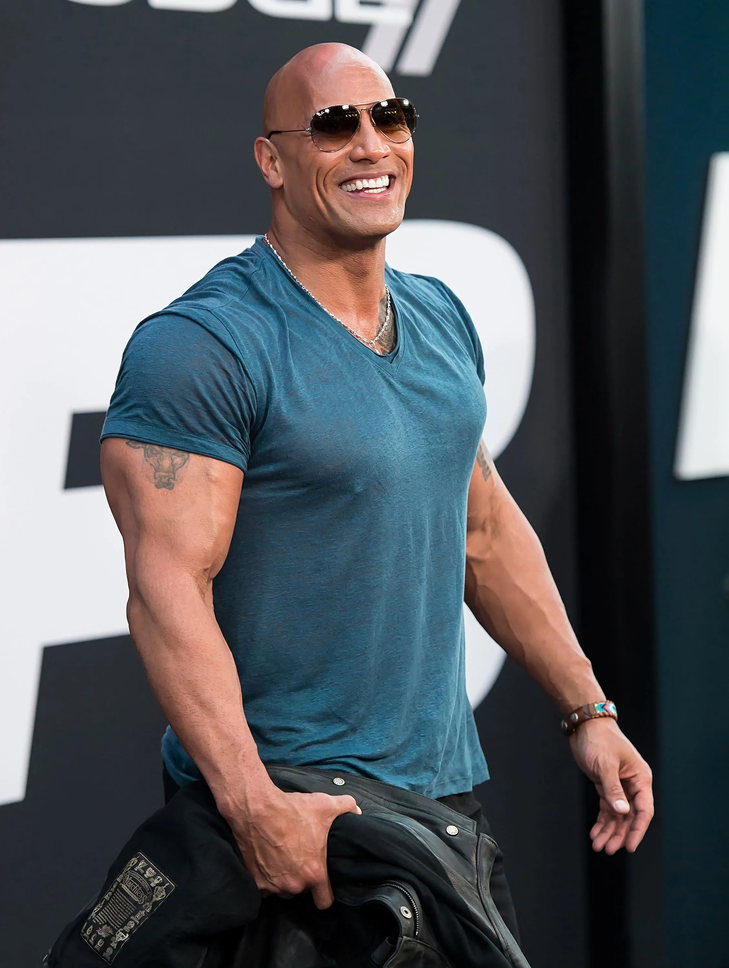
#> input picture therock.png, 729 x 968 px, shrunk from 2259 x 3000 before the run
$ jupyter execute CartoonifyRealImage.ipynb   (shell and % lines are left out)
#> lines starting #> are read from the running program, lines starting #| are printed output that depends on the picture; after the words box and inside, x2 and y2 are one past the last pixel; in counts of white or black regions, pixels touching at a corner belong together
[cell 1]
import cv2
import numpy as np
import matplotlib.pyplot as plt

[cell 2]
plt.rcParams['figure.figsize'] = (12, 6)

[cell 3]
# load the image
img = cv2.imread('therock.png')
#> img is the input picture: shape (968, 729, 3); mean B, G, R 91, 86.4, 81.8
img = cv2.cvtColor(img, cv2.COLOR_BGR2RGB)

plt.axis("off")
plt.imshow(img)

[cell 4]
# edge mask generation
line_size = 7
blur_value = 7

gray_img = cv2.cvtColor(img, cv2.COLOR_RGB2GRAY)
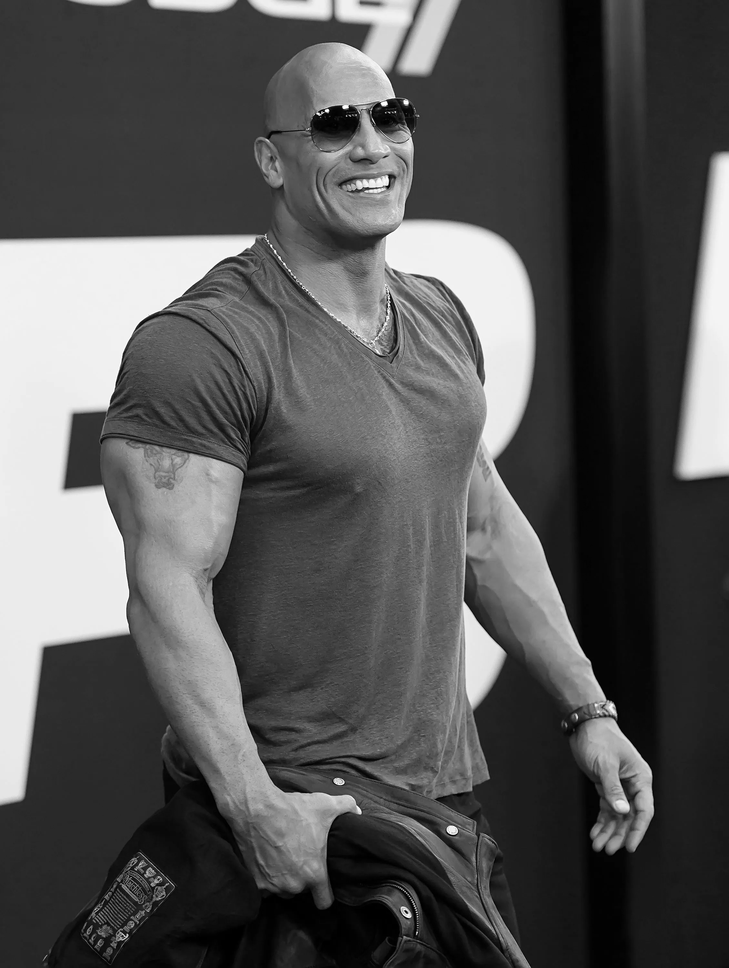
#> gray_img: shape (968, 729); min 0, max 255, mean 85.6
gray_blur = cv2.medianBlur(gray_img, blur_value)
edges = cv2.adaptiveThreshold(gray_blur, 255, cv2.ADAPTIVE_THRESH_MEAN_C, cv2.THRESH_BINARY, line_size, blur_value)
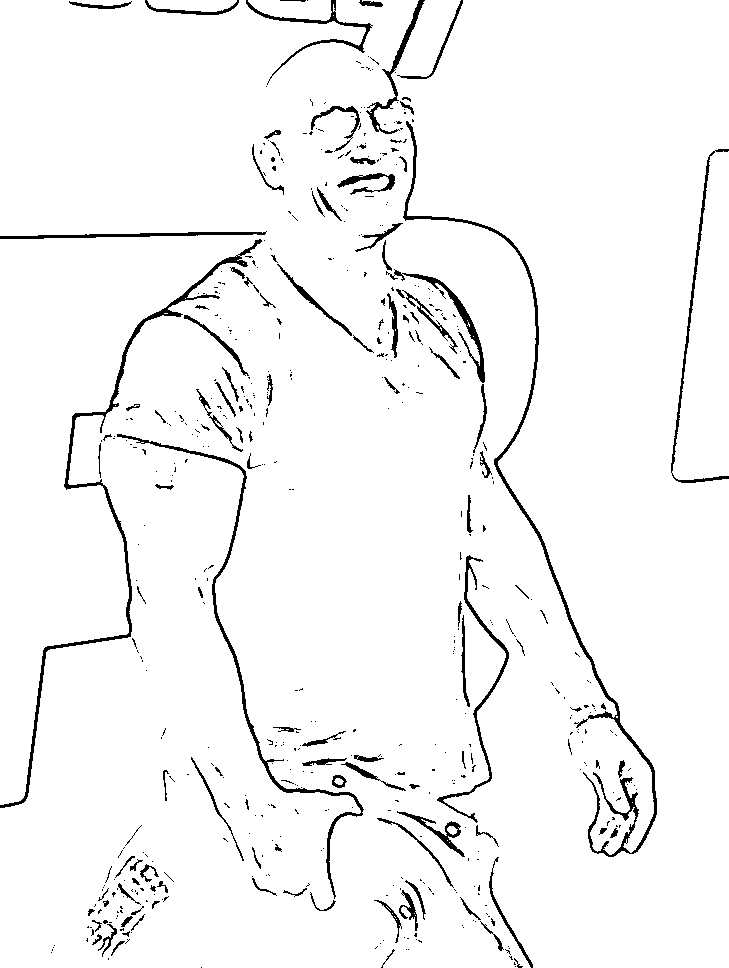
#> edges: shape (968, 729); 96.2% white; 541 black regions (419 under 20 px), largest, box (x1, y1, x2, y2) and area: (403, 121, 657, 857) 3906, (0, 239, 262, 808) 3050, (117, 434, 364, 899) 2155


plt.axis("off")
plt.imshow(edges, cmap='gray')

[cell 5]
 #Color quantization with KMeans clustering
from sklearn.cluster import KMeans

k = 9
data = img.reshape(-1, 3)

kmeans = KMeans(n_clusters=k, random_state=42).fit(data)
img_reduced = kmeans.cluster_centers_[kmeans.labels_]
img_reduced = img_reduced.reshape(img.shape)
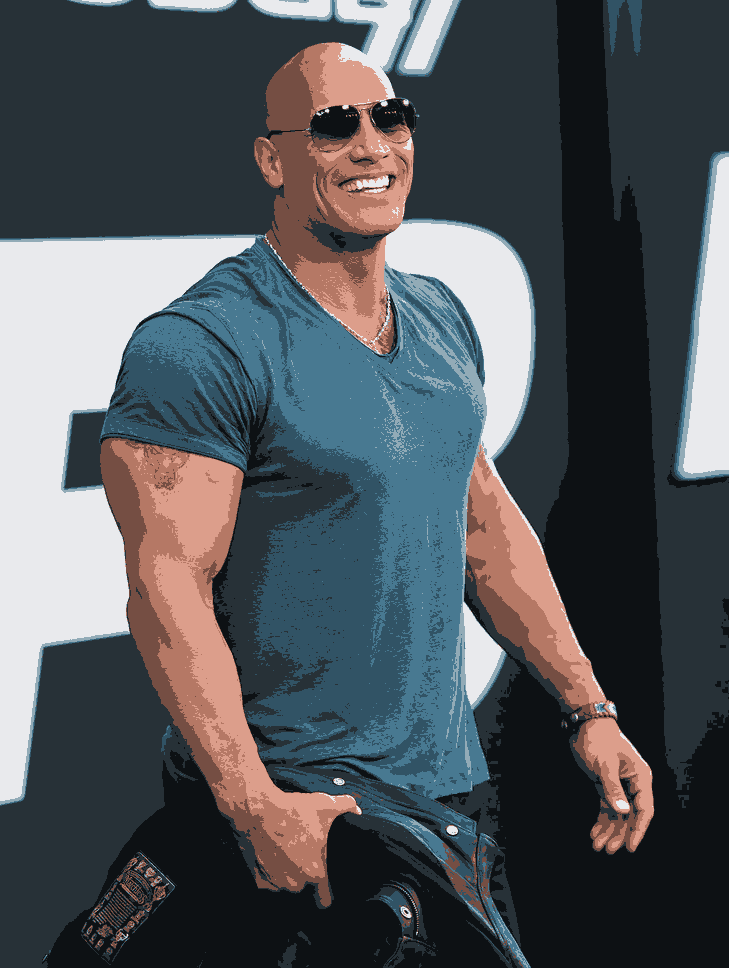
#> img_reduced: shape (968, 729, 3) float64; mean R, G, B 81.8, 86.4, 91

[cell 6]
img_reduced = img_reduced.astype(np.uint8)

plt.axis("off")
plt.imshow(img_reduced)
